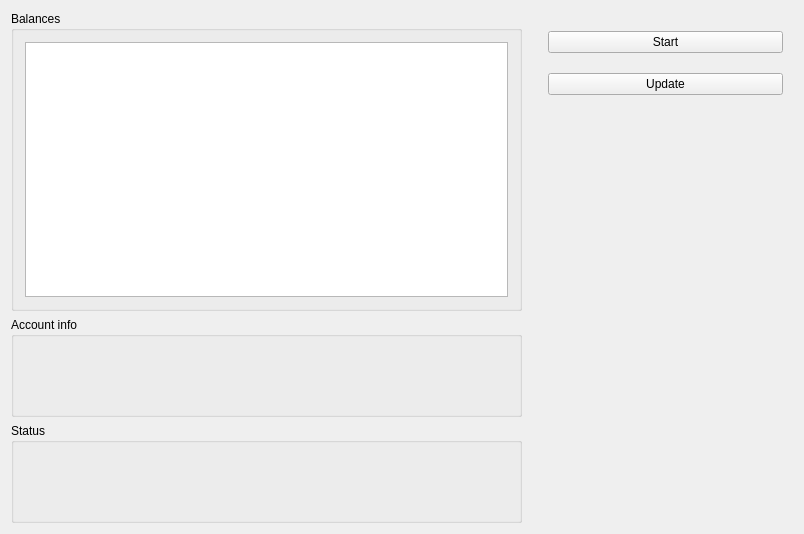
<?xml version="1.0" encoding="UTF-8"?>
<ui version="4.0">
 <class>MainWindow</class>
 <widget class="QMainWindow" name="MainWindow">
  <property name="geometry">
   <rect>
    <x>0</x>
    <y>0</y>
    <width>804</width>
    <height>534</height>
   </rect>
  </property>
  <property name="windowTitle">
   <string>QtBinance</string>
  </property>
  <property name="dockOptions">
   <set>QMainWindow::AllowTabbedDocks|QMainWindow::AnimatedDocks</set>
  </property>
  <widget class="QWidget" name="centralWidget">
   <layout class="QGridLayout" name="gridLayout_3">
    <item row="0" column="0" colspan="2">
     <widget class="QGroupBox" name="groupBalances">
      <property name="minimumSize">
       <size>
        <width>0</width>
        <height>300</height>
       </size>
      </property>
      <property name="maximumSize">
       <size>
        <width>16777215</width>
        <height>300</height>
       </size>
      </property>
      <property name="title">
       <string>Balances</string>
      </property>
      <layout class="QGridLayout" name="gridLayout">
       <item row="0" column="0">
        <widget class="QTableWidget" name="tableWidget"/>
       </item>
      </layout>
     </widget>
    </item>
    <item row="1" column="0" colspan="2">
     <widget class="QGroupBox" name="groupAccountInfo">
      <property name="maximumSize">
       <size>
        <width>16777215</width>
        <height>100</height>
       </size>
      </property>
      <property name="title">
       <string>Account info</string>
      </property>
      <layout class="QGridLayout" name="gridLayout_2"/>
     </widget>
    </item>
    <item row="2" column="0" colspan="2">
     <widget class="QGroupBox" name="groupStatus">
      <property name="maximumSize">
       <size>
        <width>16777215</width>
        <height>100</height>
       </size>
      </property>
      <property name="title">
       <string>Status</string>
      </property>
      <layout class="QGridLayout" name="gridLayout_4"/>
     </widget>
    </item>
    <item row="0" column="2" rowspan="3">
     <spacer name="horizontalSpacer">
      <property name="orientation">
       <enum>Qt::Horizontal</enum>
      </property>
      <property name="sizeType">
       <enum>QSizePolicy::Fixed</enum>
      </property>
      <property name="sizeHint" stdset="0">
       <size>
        <width>10</width>
        <height>20</height>
       </size>
      </property>
     </spacer>
    </item>
    <item row="0" column="3" rowspan="3">
     <layout class="QVBoxLayout" name="verticalLayout">
      <property name="spacing">
       <number>20</number>
      </property>
      <property name="leftMargin">
       <number>10</number>
      </property>
      <property name="topMargin">
       <number>20</number>
      </property>
      <property name="rightMargin">
       <number>10</number>
      </property>
      <property name="bottomMargin">
       <number>20</number>
      </property>
      <item>
       <widget class="QPushButton" name="pushStart">
        <property name="text">
         <string>Start</string>
        </property>
       </widget>
      </item>
      <item>
       <widget class="QPushButton" name="pushUpdate">
        <property name="text">
         <string>Update</string>
        </property>
       </widget>
      </item>
      <item>
       <spacer name="verticalSpacer">
        <property name="orientation">
         <enum>Qt::Vertical</enum>
        </property>
        <property name="sizeHint" stdset="0">
         <size>
          <width>20</width>
          <height>40</height>
         </size>
        </property>
       </spacer>
      </item>
     </layout>
    </item>
   </layout>
  </widget>
 </widget>
 <layoutdefault spacing="6" margin="11"/>
 <resources/>
 <connections/>
</ui>
